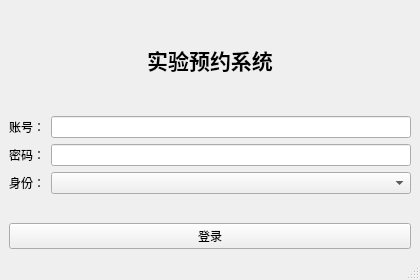
<?xml version="1.0" encoding="UTF-8"?>
<ui version="4.0">
 <class>LoginWindow</class>
 <widget class="QMainWindow" name="LoginWindow">
  <property name="geometry">
   <rect>
    <x>0</x>
    <y>0</y>
    <width>420</width>
    <height>280</height>
   </rect>
  </property>
  <property name="windowTitle">
   <string>实验预约系统 - 登录</string>
  </property>

  <widget class="QWidget" name="centralwidget">
   <layout class="QVBoxLayout" name="verticalLayout">

    <!-- 标题 -->
    <item>
     <widget class="QLabel" name="labelTitle">
      <property name="text">
       <string>实验预约系统</string>
      </property>
      <property name="alignment">
       <set>Qt::AlignCenter</set>
      </property>
      <property name="font">
       <font>
        <pointsize>16</pointsize>
        <bold>true</bold>
       </font>
      </property>
     </widget>
    </item>

    <!-- 表单区域 -->
    <item>
     <layout class="QFormLayout" name="formLayout">

      <item row="0" column="0">
       <widget class="QLabel" name="labelUserId">
        <property name="text">
         <string>账号：</string>
        </property>
       </widget>
      </item>
      <item row="0" column="1">
       <widget class="QLineEdit" name="lineEditUserId"/>
      </item>

      <item row="1" column="0">
       <widget class="QLabel" name="labelPassword">
        <property name="text">
         <string>密码：</string>
        </property>
       </widget>
      </item>
      <item row="1" column="1">
       <widget class="QLineEdit" name="lineEditPassword">
        <property name="echoMode">
         <enum>QLineEdit::Password</enum>
        </property>
       </widget>
      </item>

      <item row="2" column="0">
       <widget class="QLabel" name="labelRole">
        <property name="text">
         <string>身份：</string>
        </property>
       </widget>
      </item>
      <item row="2" column="1">
       <widget class="QComboBox" name="comboRole"/>
      </item>

     </layout>
    </item>

    <!-- 登录按钮 -->
    <item>
     <widget class="QPushButton" name="btnLogin">
      <property name="text">
       <string>登录</string>
      </property>
      <property name="minimumHeight">
       <number>36</number>
      </property>
     </widget>
    </item>

   </layout>
  </widget>

  <widget class="QMenuBar" name="menubar"/>
  <widget class="QStatusBar" name="statusbar"/>
 </widget>

 <resources/>
 <connections/>
</ui>
